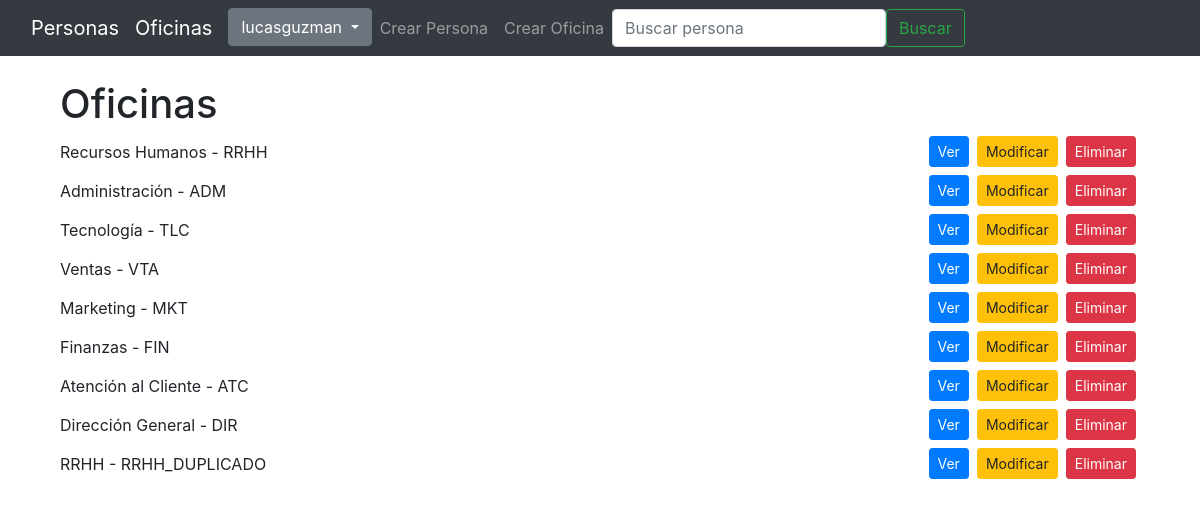
/oficina/lista/ (signed in), run on the app's committed database.
### oficina/models.py (models this page shows, shortened)
class Oficina(models.Model):
    nombre = models.CharField(verbose_name="Nombre", max_length=50)
    nombre_corto = models.CharField(verbose_name="Nombre Corto", max_length=20)
    class Meta:
        verbose_name = 'Oficina'
        verbose_name_plural = 'Oficinas'

### oficina/views.py (the view)
class OficinaListView(ListView):
    model = Oficina
    template_name = 'oficina/lista.html'
    context_object_name = 'oficinas'

### templates/oficina/lista.html (shortened to what this page needs)
{% extends 'base.html' %}
{% block content %}
<div class="container">
  <h1>Oficinas</h1>
  <div class="row">
    {% for oficina in oficinas %}
      <div class="col-12 mb-2 d-flex align-items-center">
        <span class="flex-grow-1">{{ oficina.nombre }} - {{ oficina.nombre_corto }}</span>
        <a href="{% url 'oficina:detalle' oficina.pk %}" class="btn btn-primary btn-sm mx-1">Ver</a>
        <a href="{% url 'oficina:editar' oficina.pk %}" class="btn btn-warning btn-sm mx-1">Modificar</a>
        <a href="{% url 'oficina:eliminar' oficina.pk %}" class="btn btn-danger btn-sm mx-1">Eliminar</a>
      </div>
    {% empty %}
      <div class="col-12">No hay oficinas registradas.</div>
    {% endfor %}
  </div>
</div>
{% endblock content %}

### templates/navbar.html (shortened to what this page needs)
<nav class="navbar navbar-expand-lg navbar-dark bg-dark mb-4">
  <div class="container-fluid">
    <a class="navbar-brand" href="{% url 'persona:lista' %}">Personas</a>
    <a class="navbar-brand" href="{% url 'oficina:lista' %}">Oficinas</a>
    <div class="collapse navbar-collapse" id="navbarNav">
      <ul class="navbar-nav me-auto mb-2 mb-lg-0">
        {% if user.is_authenticated %}
          <li class="nav-item dropdown">
            <button class="btn btn-secondary dropdown-toggle" type="button" data-bs-toggle="dropdown" aria-expanded="false">
              {{ user.username }}
            </button>
          </li>
        {% else %}
          <li class="nav-item">
            <a class="nav-link" href="{% url 'account_login' %}">Iniciar Sesión</a>
          </li>
        {% endif %}
        <li class="nav-item">
          <a class="nav-link" href="{% url 'persona:crear' %}">Crear Persona</a>
        </li>
        <li class="nav-item">
          <a class="nav-link" href="{% url 'oficina:crear' %}">Crear Oficina</a>
        </li>
      </ul>
      <form class="d-flex me-3" role="search" action="{% url 'persona:buscar' %}">
        <input class="form-control me-2" type="search" placeholder="Buscar persona" aria-label="Buscar" name="q">
        <button class="btn btn-outline-success" type="submit">Buscar</button>
      </form>
    </div>
  </div>
</nav>

### data on the page
Oficina: nombre "Recursos Humanos", nombre_corto "RRHH"
Oficina: nombre "Administración", nombre_corto "ADM"
Oficina: nombre "Tecnología", nombre_corto "TLC"
Oficina: nombre "Ventas", nombre_corto "VTA"
Oficina: nombre "Marketing", nombre_corto "MKT"
Oficina: nombre "Finanzas", nombre_corto "FIN"
Oficina: nombre "Atención al Cliente", nombre_corto "ATC"
Oficina: nombre "Dirección General", nombre_corto "DIR"
Oficina: nombre "RRHH", nombre_corto "RRHH_DUPLICADO"

### other printed values
{{ user.username }} "lucasguzman"
